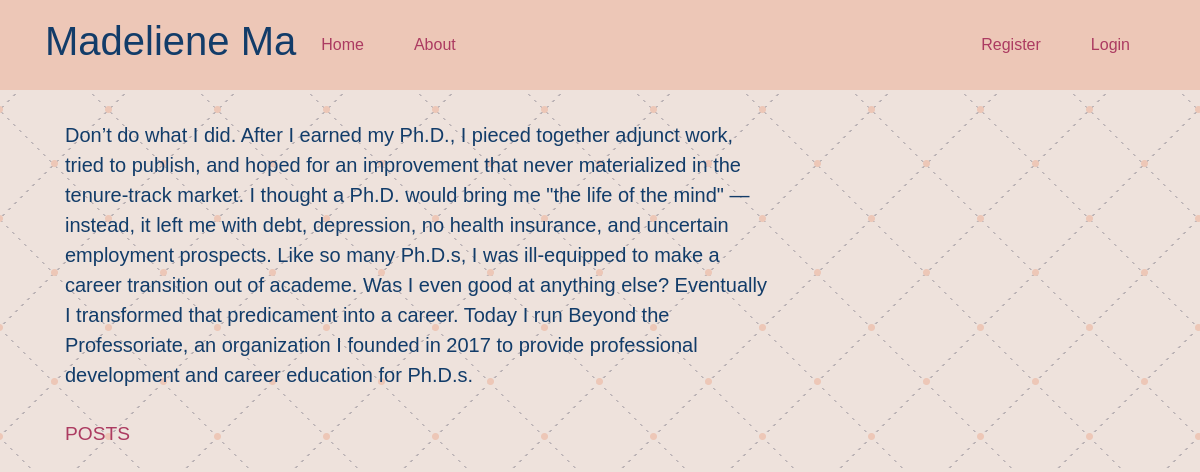
Page /home on the earlier database version.
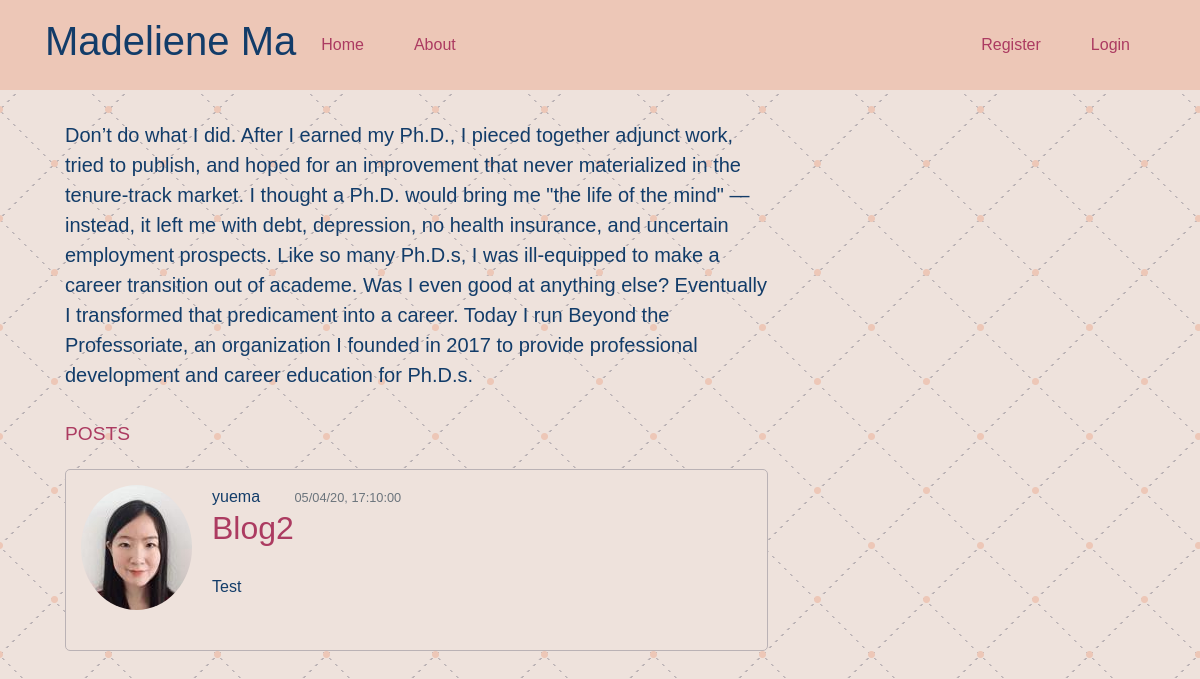
Same page on the later database version.
### flaskwebsite/models.py (models this page shows, shortened)
class Post(db.Model):
    id = db.Column(db.Integer, primary_key=True)
    title = db.Column(db.String(100), nullable=False)
    date_posted = db.Column(db.DateTime, nullable=False, default=datetime.utcnow)
    content = db.Column(db.Text, nullable=False)
    user_id = db.Column(db.Integer, db.ForeignKey('user.id'), nullable=False)

class User(db.Model, UserMixin):
    id = db.Column(db.Integer, primary_key=True)
    username = db.Column(db.String(20), unique=True, nullable=False)
    email = db.Column(db.String(120), unique=True, nullable=False)
    image_file = db.Column(db.String(20), nullable=False, default='default.jpg')
    password = db.Column(db.String(60), nullable=False)
    posts = db.relationship('Post', backref='author', lazy=True)

### flaskwebsite/routes.py (the view)
@app.route('/')
@app.route('/home')
def home():
    posts = Post.query.all()
    return render_template('home.html', posts=posts)

### flaskwebsite/templates/home.html
{% extends "layout.html" %}
{% block content %}
    <p class="lead">Don’t do what I did. After I earned my Ph.D., I pieced together adjunct work,
    tried to publish, and hoped for an improvement that never materialized in the tenure-track market.
    I thought a Ph.D. would bring me "the life of the mind" — instead, it left me with debt, depression, no health insurance,
    and uncertain employment prospects. Like so many Ph.D.s, I was ill-equipped to make a career transition out of academe.
    Was I even good at anything else? Eventually I transformed that predicament into a career.
    Today I run Beyond the Professoriate, an organization I founded in 2017 to provide professional
    development and career education for Ph.D.s.
    </p>
    <div class="post-section">POSTS</div>
    {% for post in posts %}
        <article class="media form-section">
            <img class="rounded-circle article-img" src="{{url_for('static',
             filename='profile_pics/' + post.author.image_file)}}">
          <div class="media-body">
            <div class="article-metadata">
                <a class="article-author" href="#">{{ post.author.username }}</a>
                <small class="text-muted">{{ post.date_posted.strftime('%x, %X')}}</small>
            </div>
            <h2><a class="article-title" href="{{url_for('post', post_id=post.id)}}">{{ post.title }}</a></h2>
            <p class="article-content">{{ post.content }}</p>
          </div>
        </article>
    {% endfor %}
{% endblock %}

### flaskwebsite/templates/layout.html (shortened to what this page needs)
<!doctype html>
<html lang="en">
  <head>
    <link rel="stylesheet" href="https://stackpath.bootstrapcdn.com/bootstrap/4.4.1/css/bootstrap.min.css">
    <link rel="stylesheet" type="text/css" href="{{ url_for('static', filename='main.css') }}">
  </head>
  <body>
  <header class="site-header">
    <nav class="navbar navbar-expand-md navbar-dark bg-color1 fixed-top">
      <div class="container">
        <h1 class="page-header" href="/">Madeliene Ma</h1>
        <div class="collapse navbar-collapse" id="navbarToggle">
            <div class="navbar-nav mr-auto">
              <a class="nav-item nav-link" href="{{url_for('home')}}">Home</a>
              <a class="nav-item nav-link" href="{{url_for('about')}}">About</a>
            </div>
        <div class="navbar-nav">
            {% if current_user.is_authenticated %}
                <a class="nav-item nav-link" href="{{url_for('create_post')}}">New Post</a>
                <a class="nav-item nav-link" href="{{url_for('account')}}">Account</a>
                <a class="nav-item nav-link" href="{{url_for('logout')}}">Logout</a>
            {% else %}
                <a class="nav-item nav-link" href="{{url_for('register')}}">Register</a>
                <a class="nav-item nav-link" href="{{url_for('login')}}">Login</a>
            {% endif %}
            </div>
          </div>
        </div>
      </nav>
</header>
    <main role="main" class="container">
      <div class="row">
        <div class="col-md-8">
        {% block content %}{% endblock %}
        </div>
      </div>
    </main>
</body>
</html>

### flaskwebsite/static/main.css (style rules this page uses)
body { background: radial-gradient(#EDC7B7 3px, transparent 4px), radial-gradient(#EDC7B7 3px, transparent 4px), linear-gradient(#EEE2DC 4px, transparent 0), linear-gradient(45deg, transparent 74px, transparent 75px, #BAB2B5 75px, #BAB2B5 76px, transparent 77px, transparent 109px), linear-gradient(-45deg, transparent 75px, transparent 76px, #BAB2B5 76px, #BAB2B5 77px, transparent 78px, transparent 109px), #EEE2DC; background-size: 109px 109px, 109px 109px,100% 6px, 109px 109px, 109px 109px; background-position: 54px 55px, 0px 0px, 0px 0px, 0px 0px, 0px 0px; color: #123C69; margin: 50px; padding-top: 70px; font-family: 'Ubuntu', 'Lucida Grande', 'Lucida Sans Unicode', 'Geneva', 'Verdana', sans-serif }
h1 { color: #123C69; }
.bg-color1 { background-color:#EDC7B7; }
.site-header .navbar-nav .nav-link { color: #AC3B61; padding: 25px; }
.form-section { background-color: #eee2dc; border: #BAB2B5 solid 1px; border-radius: 5px; margin-bottom: 20px; margin-top: 20px; padding: 15px; }
.post-section { margin-top: 30px; font-size: larger; color: #AC3B61; }
.article-author { color: #123C69; margin-left: 20px; margin-right: 30px; }
.article-title { padding: 20px; color: #AC3B61; }
.article-content { padding: 20px; }

Differences in the rows shown:
added Post: image_file (picture), author.username "yuema", date_posted "05/04/20, 17:10:00", title "Blog2", content "Test"
